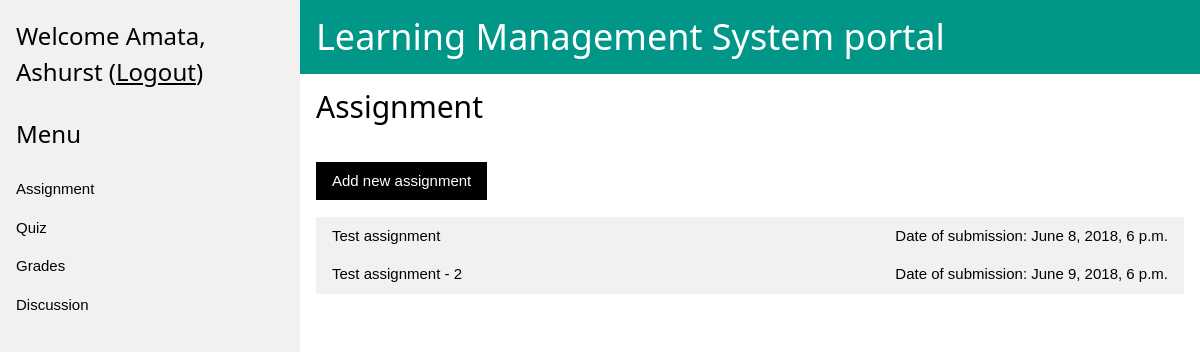
The app's page /classroom/instructor/assignments/ (signed in) with its own data.
### accounts/models.py (models this page shows)
class User(AbstractUser):
    USER_ROLE = (
        ('AD', 'System Admin'),
        ('LA', 'Admin'),
        ('IN', 'Instructor'),
        ('TA', 'Teaching Assistant'),
        ('ST', 'Student'),
    )
    user_type = models.CharField(max_length=2, choices=USER_ROLE)
    class Meta:
        permissions = (
            ('create_lms_admin', 'Create LMS Admin'),
            ('create_instructor', 'Create Instructor'),
            ('create_teaching_assistant', 'Create Teaching Assistant'),
            ('create_student', 'Create Student'),
        )

### classroom/models.py (models this page shows, shortened)
class QuizOrAssignment(models.Model):
    owner = models.ForeignKey(settings.AUTH_USER_MODEL, on_delete=models.CASCADE)
    name = models.CharField(max_length=255, unique=True)
    course = models.ForeignKey(Course, on_delete=models.CASCADE)
    date_of_submission = models.DateTimeField(help_text='Date and time of submission')
    is_assignment = models.BooleanField(default=False)
    def get_absolute_url(self):
        return reverse('classroom:instructor_add_choice', kwargs={'choice':'quiz', 'pk': self.pk })
    class Meta:
        permissions = (
            ('modify_quiz_or_assignment', 'Modify quiz or assignment'),
        )

### classroom/views/instructor.py (the view, shortened to what this page needs)
class ChoiceList(TestInstructor, ListView):
    def get(self, request, *args, **kwargs):
        context = get_context_variables(self.kwargs['choice'], self.request.user)
        return self.render_to_response(context)
    def get_template_names(self):
        template = {
            'quizzes'    : r'classroom/instructor/quizzes.html',
            'assignments': r'classroom/instructor/assignments.html',
            'grades'     : r'classroom/instructor/grades.html',
            'discussions': r'classroom/instructor/discussions.html',
            }[self.kwargs['choice']]
        return [template]

### classroom/models.py (called while the page is built)
    def __str__(self):
        return self.text

### classroom/views/instructor.py (called while the page is built)
    def test_func(self):
        if not self.request.user.is_authenticated:
            raise PermissionDenied
        if not self.request.user.groups.filter(name='Instructor Role').exists():
            raise PermissionDenied
        return self.dispatch

### classroom/templates/classroom/instructor/assignments.html (shortened to what this page needs)
{% extends "classroom/instructor_base.html" %}
{% load static %}
{% block choice %}
    Assignment
{% endblock choice %}
{% block add_button %}
<button id="js-add-new-choice-btn" class="w3-button w3-black" data-href="{% url 'classroom:instructor_add' choice='assignment' %}">Add new assignment</button>
{% endblock add_button %}
{% block content %}
    <div class="w3-section w3-container">
      {% for assignment in assignments %}
      <button onclick="accordionFunction('assignment-accordion-{{ forloop.counter }}')" class="w3-button w3-block w3-light-grey w3-left-align">{{ assignment.name }} <span class="w3-right">Date of submission: {{ assignment.date_of_submission }}</span></button>
      {% empty %}
      <button onclick="accordionFunction('Demo1')" class="w3-button w3-block w3-grey w3-left-align">No Assignment</button>
      <div id="Demo1" class="w3-hide w3-animate-zoom">
        <a href="#" class="w3-button w3-block w3-left-align">No Question(s)</a>
      </div>
      {% endfor %}
    </div>
{% endblock content %}

### classroom/templates/classroom/instructor_base.html (shortened to what this page needs)
{% extends "base.html" %}
{% load static %}
{% block boilerplate_html %}
<div class="w3-sidebar w3-light-grey w3-bar-block" style="width:25%">
  {% if user.is_authenticated %}
    <h3 class="w3-bar-item">Welcome {{user.first_name}}, {{user.last_name}} (<a href="{%url 'accounts:logout' %}">Logout</a>)</h3>
  {% endif %}
    <h3 class="w3-bar-item">Menu</h3>
    <a href="{% url 'classroom:instructor_view' choice='assignments' %}" class="w3-bar-item w3-button">Assignment</a>
    <a href="{% url 'classroom:instructor_view' choice='quizzes' %}" class="w3-bar-item w3-button">Quiz</a>
    <a href="{% url 'classroom:instructor_view' choice='grades' %}" class="w3-bar-item w3-button">Grades</a>
    <a href="{% url 'classroom:instructor_view' choice='discussions' %}" class="w3-bar-item w3-button">Discussion</a>
</div>
<div style="margin-left:25%">
<div class="w3-container w3-teal">
    <h1>Learning Management System portal</h1>
</div>
<div class="w3-container">
        <h2> {% block choice %}{% endblock choice %}  </h2>
        <br>
          {% block add_button %}{% endblock add_button %}
      </div>
      {% block content %}
      {% endblock content %}
  </div>
{% endblock boilerplate_html %}

### records on screen
User: first_name "Amata", last_name "Ashurst"
QuizOrAssignment: name "Test assignment", date_of_submission "June 8, 2018, 6 p.m."
QuizOrAssignment: name "Test assignment - 2", date_of_submission "June 9, 2018, 6 p.m."
